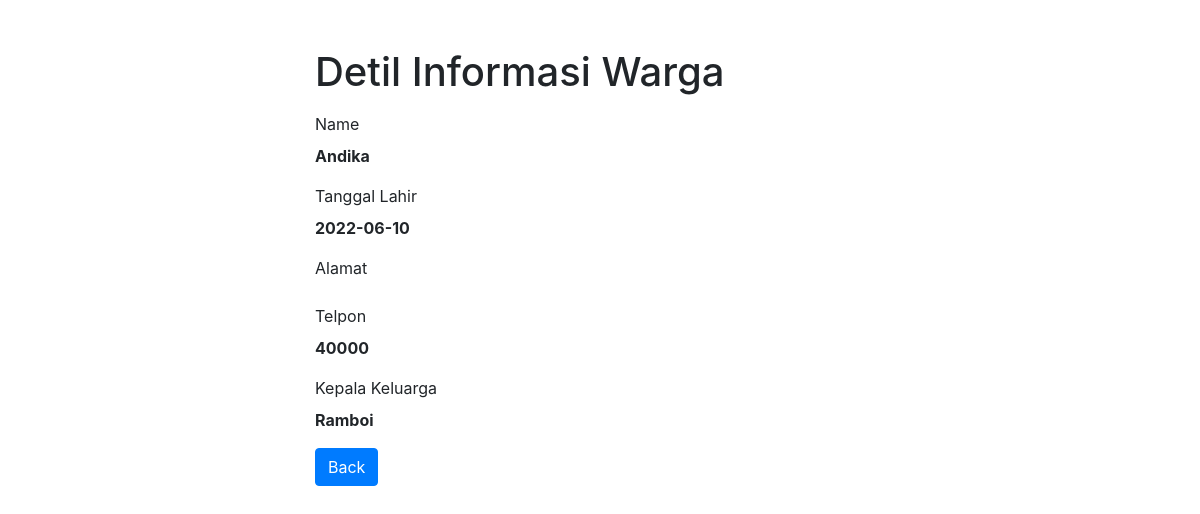
Page /read.php?id=12 (signed in) on the committed database.
### tables this page shows
CREATE TABLE `datawarga` (
  `id` int(11) NOT NULL,
  `name` varchar(100) NOT NULL,
  `lahir` date DEFAULT NULL,
  `address` varchar(255) NOT NULL,
  `telpon` int(16) NOT NULL,
  `kepala` varchar(100) DEFAULT NULL
);

### read.php (the view, shortened to what this page needs)
<?php
if(isset($_GET["id"]) && !empty(trim($_GET["id"]))){
    require_once "config.php";
    $sql = "SELECT * FROM datawarga WHERE id = ?";
    if($stmt = mysqli_prepare($link, $sql)){
        mysqli_stmt_bind_param($stmt, "i", $param_id);
        if(mysqli_stmt_execute($stmt)){
            $result = mysqli_stmt_get_result($stmt);
            if(mysqli_num_rows($result) == 1){
                $row = mysqli_fetch_array($result, MYSQLI_ASSOC);
            } else{
                header("location: error.php");
                exit();
            }
        } else{
            echo "Oops! Something went wrong. Please try again later.";
        }
    }
} else{
    header("location: error.php");
    exit();
}
?>
<!DOCTYPE html>
<html lang="en">
<head>
    <link rel="stylesheet" href="https://stackpath.bootstrapcdn.com/bootstrap/4.5.2/css/bootstrap.min.css">
</head>
<body>
    <div class="wrapper">
        <div class="container-fluid">
            <div class="row">
                <div class="col-md-12">
                    <h1 class="mt-5 mb-3">Detil Informasi Warga</h1>
                    <div class="form-group">
                        <label>Name</label>
                        <p><b><?php echo $row["name"]; ?></b></p>
                    </div>
                    <div class="form-group">
                        <label>Tanggal Lahir</label>
                        <p><b><?php echo $row["lahir"]; ?></b></p>
                    </div>
                    <div class="form-group">
                        <label>Alamat</label>
                    </div>
                    <div class="form-group">
                        <label>Telpon</label>
                        <p><b><?php echo $row["telpon"]; ?></b></p>
                    </div>
                    <div class="form-group">
                        <label>Kepala Keluarga</label>
                        <p><b><?php echo $row["kepala"]; ?></b></p>
                    </div>
                    <p><a href="index_admin.php" class="btn btn-primary">Back</a></p>
                </div>
            </div>
        </div>
    </div>
</body>
</html>

### read.php (style rules this page uses)
.wrapper { width: 600px; margin: 0 auto; }

### rows in the picture
datawarga: name "Andika", lahir "2022-06-10", telpon "40000", kepala "Ramboi"
